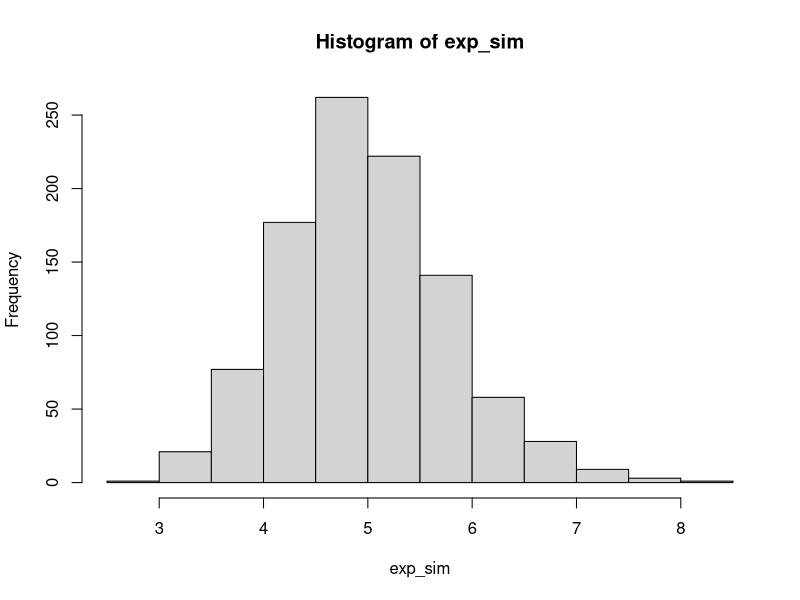

Generate this figure with R:
# Load necessary R packages
library(dplyr)

# Set seed
set.seed(42)

# 1000 simulations of 40 exponential random variables
exp_sim <- NULL
num_sims <- 1000
n <- 40
lambda <- 0.2

for (i in 1 : num_sims){
        exp_sim <- c(exp_sim, mean(rexp(n, lambda)))
}

# Histogram showing the sample distribtution 
hist(exp_sim)

# Show the sample mean and sample variance (theoretical = 1/lambda)
mean(exp_sim)
sd(exp_sim) * sqrt(n)
